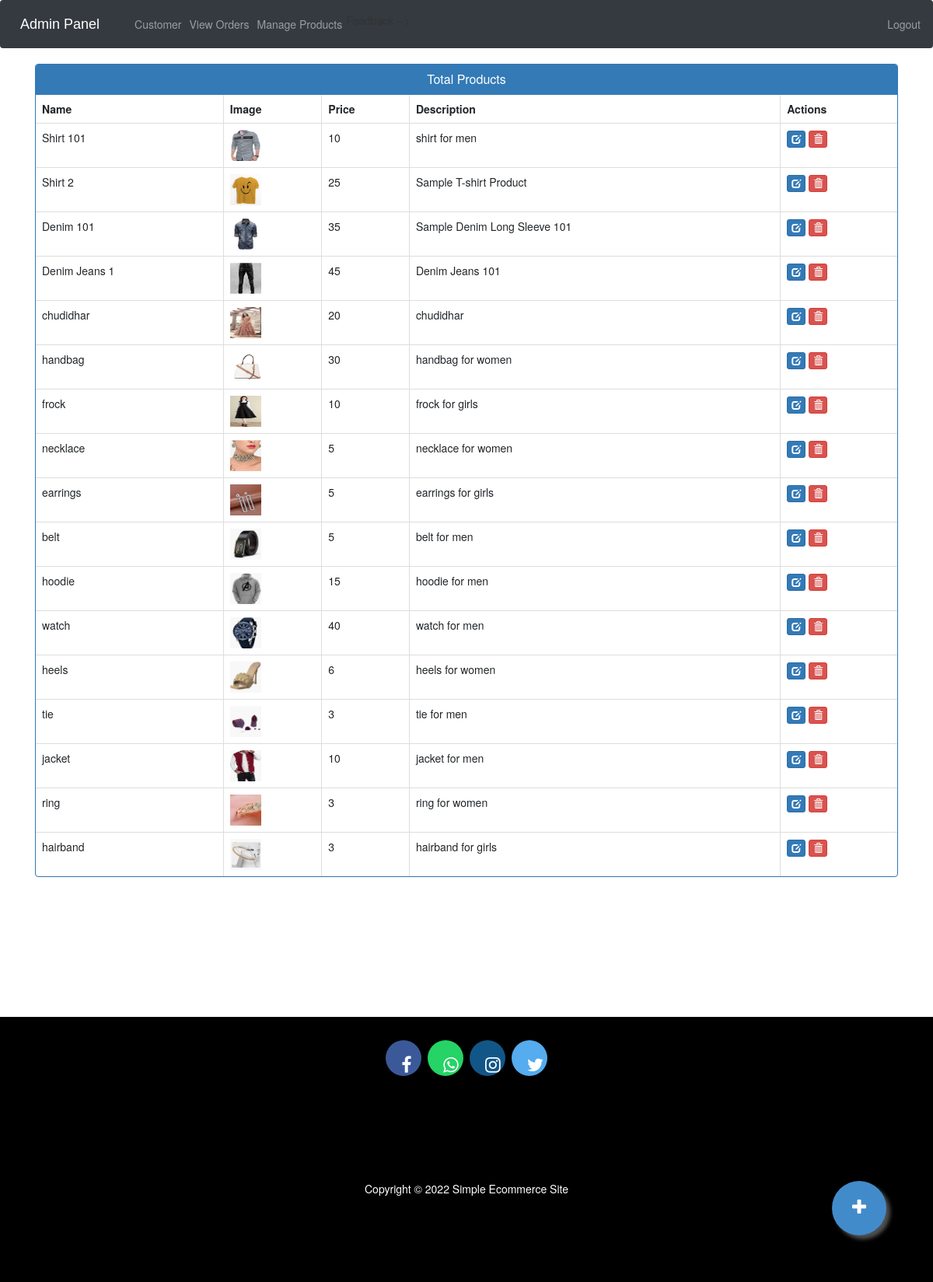
The page /admin-products (signed in) on the database its author committed.
### ecom/models.py (models this page shows, shortened)
class Product(models.Model):
    name=models.CharField(max_length=40)
    product_image= models.ImageField(upload_to='product_image/',null=True,blank=True)
    price = models.PositiveIntegerField()
    description=models.CharField(max_length=40)

### ecom/views.py (the view)
# urls.py: path('admin-products', views.admin_products_view,name='admin-products'),
@login_required(login_url='adminlogin')
def admin_products_view(request):
    products=models.Product.objects.all()
    return render(request,'ecom/admin_products.html',{'products':products})

### templates/ecom/admin_products.html (shortened to what this page needs)
{% extends 'ecom/admin_base.html' %}
{% load static %}
{% block content %}
<head>
  <link href="//netdna.bootstrapcdn.com/bootstrap/3.0.0/css/bootstrap.min.css" rel="stylesheet" id="bootstrap-css">
</head>
<div class="container">
  <div class="panel panel-primary">
    <div class="panel-heading">
      <h6 class="panel-title">Total Products</h6>
    </div>
    <table class="table table-hover table-bordered" id="dev-table">
      <thead>
        <tr>
          <th>Name</th>
          <th>Image</th>
          <th>Price</th>
          <th>Description</th>
          <th>Actions</th>
        </tr>
      </thead>
      {% for p in products %}
  {% if p %}
      <tr>
        <td> {{p.name}}</td>
        <td> <img src="{% static p.product_image.url %}" alt="Profile Pic" height="40px" width="40px" /></td>
        <td>{{p.price}}</td>
        <td>{{p.description}}</td>
        <td><a class="btn btn-primary btn-xs" href="{% url 'update-product' p.id  %}"><span class="glyphicon glyphicon-edit"></span></a>
          <a class="btn btn-danger btn-xs" href="{% url 'delete-product' p.id  %}"><span class="glyphicon glyphicon-trash"></span></a></td>
      </tr>
      {%else%}
      <br><br><br>
      <h1>No Products!!</h1>
      {% endif %}
      {% endfor %}
    </table>
  </div>
</div>
<a href="/admin-add-product" class="float">
<i class="fa fa-plus my-float"></i>
</a>
{% endblock content %}

### templates/ecom/admin_base.html (style rules this page uses)
.fa { font-size: 23px; width: 2em; height: 2em; text-align: center; text-decoration: none; margin: 5px 2px; border-radius: 50%; padding-top: 0.5em; }

### templates/ecom/admin_products.html (style rules this page uses)
a:link { text-decoration: none; }
h6 { text-align: center; }
.float { position:fixed; width:70px; height:70px; bottom:60px; right:60px; background-color:#428bca; color:#FFF; border-radius:50px; text-align:center; box-shadow: 5px 5px 5px #505050; }
.my-float { margin-top:22px; }
.fa { padding: 0em 0.5em; }

### rows shown on the page
Product: name "Shirt 101", product_image (picture), price "10", description "shirt for men"
Product: name "Shirt 2", product_image (picture), price "25", description "Sample T-shirt Product"
Product: name "Denim 101", product_image (picture), price "35", description "Sample Denim Long Sleeve 101"
Product: name "Denim Jeans 1", product_image (picture), price "45", description "Denim Jeans 101"
Product: name "chudidhar", product_image (picture), price "20", description "chudidhar"
Product: name "handbag", product_image (picture), price "30", description "handbag for women"
Product: name "frock", product_image (picture), price "10", description "frock for girls"
Product: name "necklace", product_image (picture), price "5", description "necklace for women"
Product: name "earrings", product_image (picture), price "5", description "earrings for girls"
Product: name "belt", product_image (picture), price "5", description "belt for men"
Product: name "hoodie", product_image (picture), price "15", description "hoodie for men"
Product: name "watch", product_image (picture), price "40", description "watch for men"
Product: name "heels", product_image (picture), price "6", description "heels for women"
Product: name "tie", product_image (picture), price "3", description "tie for men"
Product: name "jacket", product_image (picture), price "10", description "jacket for men"
Product: name "ring", product_image (picture), price "3", description "ring for women"
Product: name "hairband", product_image (picture), price "3", description "hairband for girls"
